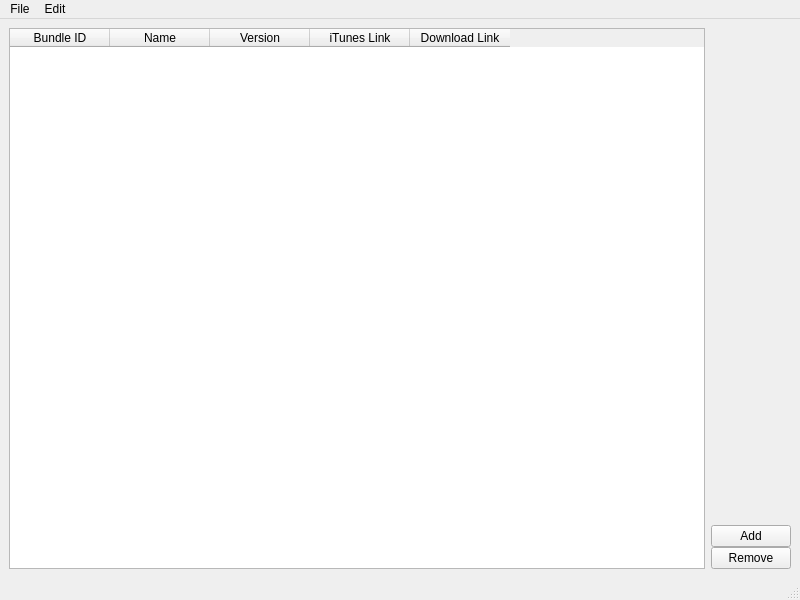
<?xml version="1.0" encoding="UTF-8"?>
<ui version="4.0">
 <class>SourceMainWindow</class>
 <widget class="QMainWindow" name="SourceMainWindow">
  <property name="geometry">
   <rect>
    <x>0</x>
    <y>0</y>
    <width>800</width>
    <height>600</height>
   </rect>
  </property>
  <property name="windowTitle">
   <string>IPA Source Editor (Alpha)</string>
  </property>
  <widget class="QWidget" name="centralwidget">
   <property name="sizePolicy">
    <sizepolicy hsizetype="Expanding" vsizetype="Expanding">
     <horstretch>0</horstretch>
     <verstretch>0</verstretch>
    </sizepolicy>
   </property>
   <layout class="QGridLayout" name="gridLayout_2">
    <item row="0" column="0">
     <layout class="QGridLayout" name="gridLayout" rowstretch="0">
      <property name="sizeConstraint">
       <enum>QLayout::SetNoConstraint</enum>
      </property>
      <item row="0" column="1">
       <layout class="QVBoxLayout" name="verticalLayout" stretch="0,0,0">
        <property name="spacing">
         <number>0</number>
        </property>
        <property name="sizeConstraint">
         <enum>QLayout::SetMinimumSize</enum>
        </property>
        <item>
         <spacer name="verticalSpacer">
          <property name="orientation">
           <enum>Qt::Vertical</enum>
          </property>
          <property name="sizeHint" stdset="0">
           <size>
            <width>20</width>
            <height>40</height>
           </size>
          </property>
         </spacer>
        </item>
        <item>
         <widget class="QPushButton" name="Button_Add">
          <property name="sizePolicy">
           <sizepolicy hsizetype="Minimum" vsizetype="Fixed">
            <horstretch>0</horstretch>
            <verstretch>0</verstretch>
           </sizepolicy>
          </property>
          <property name="maximumSize">
           <size>
            <width>150</width>
            <height>16777215</height>
           </size>
          </property>
          <property name="text">
           <string>Add</string>
          </property>
         </widget>
        </item>
        <item>
         <widget class="QPushButton" name="Button_Remove">
          <property name="text">
           <string>Remove</string>
          </property>
         </widget>
        </item>
       </layout>
      </item>
      <item row="0" column="0">
       <widget class="QTableWidget" name="AppsTable">
        <property name="editTriggers">
         <set>QAbstractItemView::NoEditTriggers</set>
        </property>
        <property name="alternatingRowColors">
         <bool>true</bool>
        </property>
        <property name="selectionBehavior">
         <enum>QAbstractItemView::SelectRows</enum>
        </property>
        <property name="sortingEnabled">
         <bool>false</bool>
        </property>
        <column>
         <property name="text">
          <string>Bundle ID</string>
         </property>
        </column>
        <column>
         <property name="text">
          <string>Name</string>
         </property>
        </column>
        <column>
         <property name="text">
          <string>Version</string>
         </property>
        </column>
        <column>
         <property name="text">
          <string>iTunes Link</string>
         </property>
        </column>
        <column>
         <property name="text">
          <string>Download Link</string>
         </property>
        </column>
       </widget>
      </item>
     </layout>
    </item>
   </layout>
  </widget>
  <widget class="QMenuBar" name="menubar">
   <property name="geometry">
    <rect>
     <x>0</x>
     <y>0</y>
     <width>800</width>
     <height>24</height>
    </rect>
   </property>
   <widget class="QMenu" name="menuFile">
    <property name="title">
     <string>File</string>
    </property>
    <addaction name="actionNew"/>
    <addaction name="separator"/>
    <addaction name="actionOpen_Database"/>
    <addaction name="actionSave_Database"/>
    <addaction name="actionSave_As"/>
    <addaction name="separator"/>
    <addaction name="actionExit"/>
   </widget>
   <widget class="QMenu" name="menuEdit">
    <property name="title">
     <string>Edit</string>
    </property>
    <addaction name="actionAdd_Item"/>
    <addaction name="actionRemove_Item"/>
   </widget>
   <addaction name="menuFile"/>
   <addaction name="menuEdit"/>
  </widget>
  <widget class="QStatusBar" name="statusbar"/>
  <action name="actionOpen_Database">
   <property name="text">
    <string>Open...</string>
   </property>
   <property name="shortcut">
    <string>Ctrl+O</string>
   </property>
  </action>
  <action name="actionSave_Database">
   <property name="text">
    <string>Save...</string>
   </property>
   <property name="shortcut">
    <string>Ctrl+S</string>
   </property>
  </action>
  <action name="actionExit">
   <property name="text">
    <string>Exit</string>
   </property>
  </action>
  <action name="actionAdd_Item">
   <property name="text">
    <string>Add Item</string>
   </property>
   <property name="shortcut">
    <string>Ctrl+N</string>
   </property>
  </action>
  <action name="actionRemove_Item">
   <property name="text">
    <string>Remove Item</string>
   </property>
   <property name="shortcut">
    <string>Ctrl+Backspace</string>
   </property>
  </action>
  <action name="actionNew">
   <property name="text">
    <string>New...</string>
   </property>
  </action>
  <action name="actionSave_As">
   <property name="text">
    <string>Save As...</string>
   </property>
  </action>
 </widget>
 <resources/>
 <connections/>
</ui>
